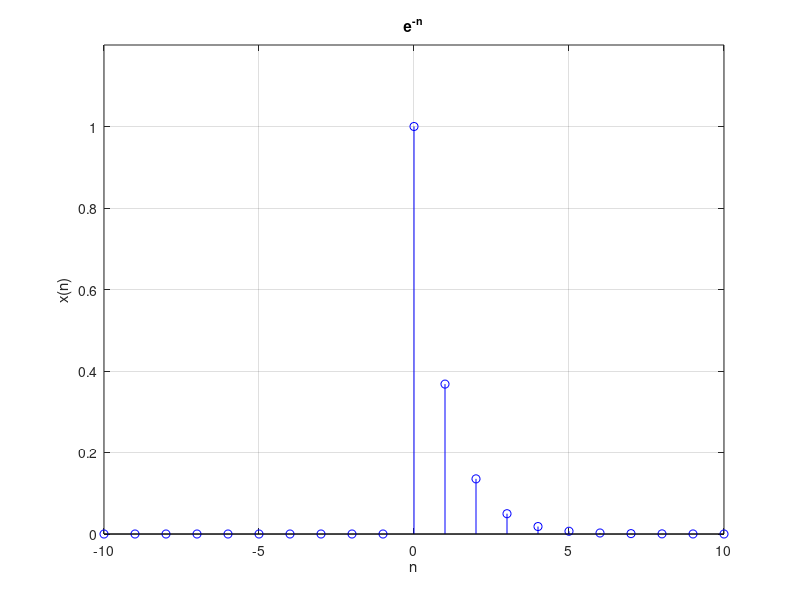
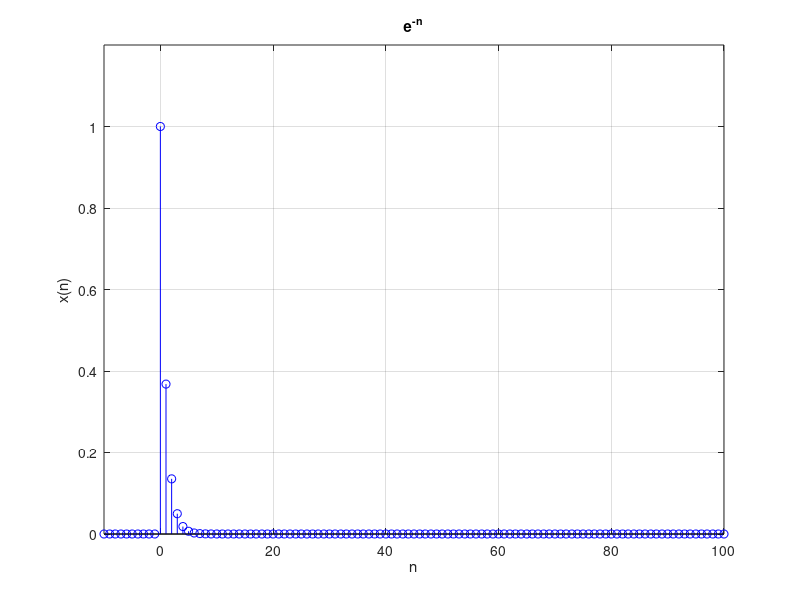
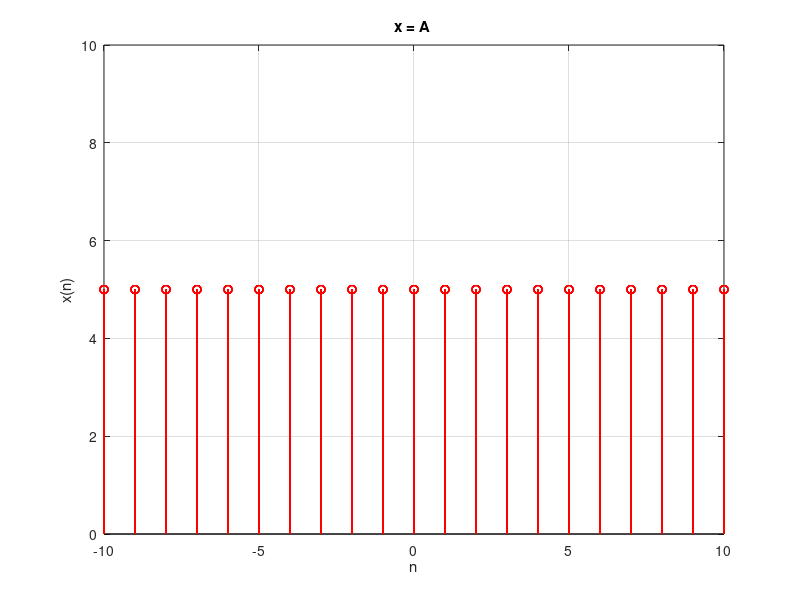
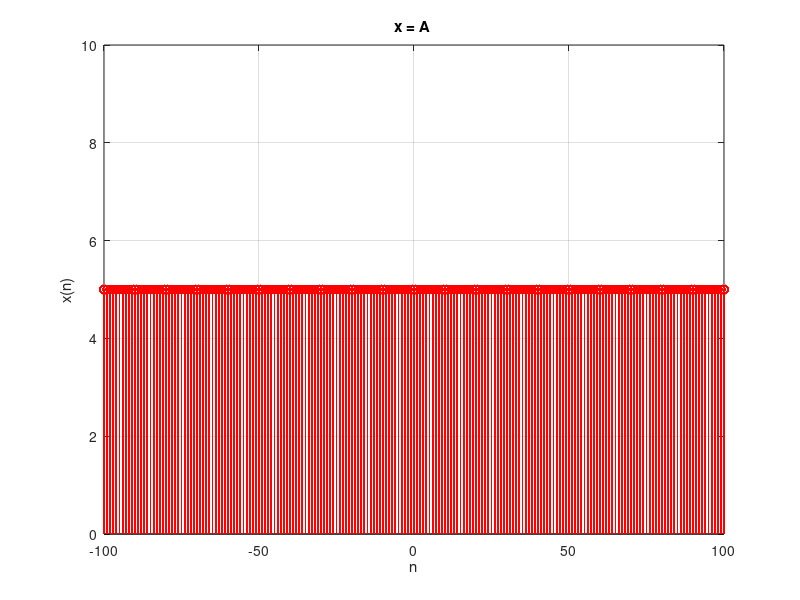

MATLAB code to generate these figures, in order:

%% esercizio 3.a
n = -10:10;
x = exp(-n).* (n>= 0);  %qui parto dalla funzione exp(-n) e la moltiplpico per
                        % un vettore booleano che vale
                        % 1 solo quando n è maggiore uguale a 0. se n fosse
                        %[-5:5]

Energia1 = sum((abs(x)).^2)

figure('Name','1')
set(gca, 'FontSize', 18);
stem(n, x, 'b');
xlabel('n');
ylabel('x(n)');
title('e^-^n');
axis([-10 10 0 1.2]);
grid on;

% provo ad allargare il supporto per monitorare l'aumento dell' energia
n = -10:100;
x = exp(-n).* (n>= 0);

Energia2 = sum((abs(x)).^2)

figure('Name','2')
set(gca, 'FontSize', 18);
stem(n, x, 'b');
xlabel('n');
ylabel('x(n)');
title('e^-^n');
axis([-10 100 0 1.2]);
grid on;

% confrontando i valori di Energia1 = 1.5651 e di Energia2 = 1.5651, possiamo
% arrivare alla conclusione che questo segnale x(n) sia ad energia finita,
% dal momento che allargando il supporto del segnale il valore dell'energia
% ad esso associato è rimasto invariato

%% esercizio 3.b
n = -10:10;           
A = 5; % per esempio
x = A.*ones(21);

Energia1 = sum((abs(x)).^2)

figure('Name','1')
set(gca, 'FontSize', 18);
stem(n, x, 'r');
xlabel('n');
ylabel('x(n)');
title('x = A ');
axis([-10 10 0 10]);
grid on;

% risulta evidente che in questo caso il segnale, avendo andamento costante
% su un supporto infinito, avrà energia infinita, ma vediamo quanto essa 
% cambia allargando il supporto

n = -100:100;           
A = 5; % per esempio
x = A.*ones(201);

Energia2 = sum((abs(x)).^2)

figure('Name', '2')
set(gca, 'FontSize', 18);
stem(n, x, 'r');
xlabel('n');
ylabel('x(n)');
title('x = A ');
axis([-100 100 0 10]);
grid on;

% il valore Energia1 = 525 ed Energia2 = 5025 confermano l'ipotesi
% precedente. La rapida crescita dell'energia del segnale conferma che esso
% sia ad energia infinita. Verifichiamo allora quanto vale la potenza media
% di x, che risulta finita dal momento che la sua energia non lo è.
% Attraverso una serie di passaggi matematici applicati alla definizione di
% potenza media verifichiamo che:

N = 10e10;          % N deve tendere ad infinito 

Potenza = (1/(2*N + 1))*(2*N + 1)*(abs(x)).^2

%il segnale x ha una potenza media di valore A^2 = 25.

%% esercizio 3.c

n = -10 : 10;
A = 5;              % per esempio
N = 5;              % periodo della sinusoide
x = A.*exp(-(2*1i*pi.*n)./N);

% stampo la parte reale e immaginarie separate
figure  
set(gca, 'FontSize', 18);
stem(n, real(x), 'r');
xlabel('n');
ylabel('Re{x(n)}');
title('x = Ae^-^j^2^p^i^n^/^N ');
axis([-10 10 -10 10]);
grid on;

figure
set(gca, 'FontSize', 18);
stem(n, imag(x), 'r');
xlabel('n');
ylabel('Img{x(n)}');
title('x = Ae^-^j^2^p^i^n^/^N ');
axis([-10 10 -10 10]);
grid on;

% dal momento che l'energia tiene in considerazione il modulo quadro del 
% segnale, ci troviamo in un caso analogo al precedente; questo perchè il 
% modulo quadro dei due segnali è pari alla loro ampiezza A al quadrato.
% Questo valore sommato infinite volte porta senz'ombra di dubbio a una
% energia a sua volta infinita. 
% Questi due segnali avendo lo stesso modulo quadro condivideranno non solo
% il valore della loro energia, ma anche della loro potenza media, che
% anche in questo caso, come il precedenre, risulta finita ed uguale ad A^2

%% esercizio 3.d

n = -10:10;
A = 5;
x = A.*(n >= 0);

figure
set(gca, 'FontSize', 18);
stem(n, x, 'r');
xlabel('n');
ylabel('x(n)');
title('x = A*H(n) ');
axis([-10 10 0 10]);
grid on;

% questo segnale è estremamente simile a quello dell'esercizio 3.b, con la
% differenza di avere il supporto dimezzato. Questo aspetto però non
% scongiura il calcolo di una potenza infinita, in quanto il numero di
% volte che sto sommando A^2 risulta ancora infinito. Si procede dunque
% direttamente con il calcolo della potenza

N = 10e10;          % N deve tendere ad infinito 

Potenza = (1/(2*N + 1))*(N)*(abs(x)).^2

%il segnale x ha una potenza media di valore (A^2)/2 = 12.5 .

%% esercizio 3.e

n = -10: 10;
A = 5;
N = 3;
n_0 = 4;
x = A.* (abs(n-n_0)<=N);     % sto moltiplicando per un vettore booleano
                            %che vale 1 solo se mi trovo in quella
                            %condizione
           
Energia = sum((abs(x)).^2)

figure
set(gca, 'FontSize', 18);
stem(n, x, 'r');
xlabel('n');
ylabel('x(n)');
title(' x = A se |n - n_0| <= N ');
axis([-10 15 0 10]);
grid on;

% il segnale x essendo una funzione porta, ha un supporto finito, e,
% presentando solo valori finiti e costanti, possiede dunque una energia
% finita. Il suo valore, con i valori di n_0, N, ed A scelti in questo
% esempio, è pari a 175.
